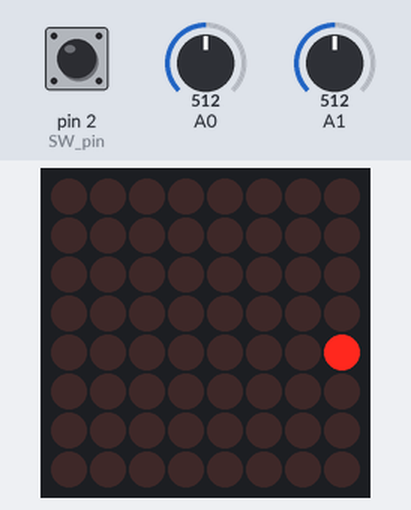
A sketch run on a simulated Arduino Uno, built with avr-gcc and run on an emulated ATmega328P. On the bench: 8×8 LED matrix. Inputs (shaded band) come from the test bench; at power-on: pin 2 (SW_pin) HIGH, A1 = 512, A0 = 512. Random numbers use the default seed unless the sketch sets one.

Above: at 1.2 s.
1.3 s: pin 2 (SW_pin) pulled LOW for 0.15 s
At 1.9 s:
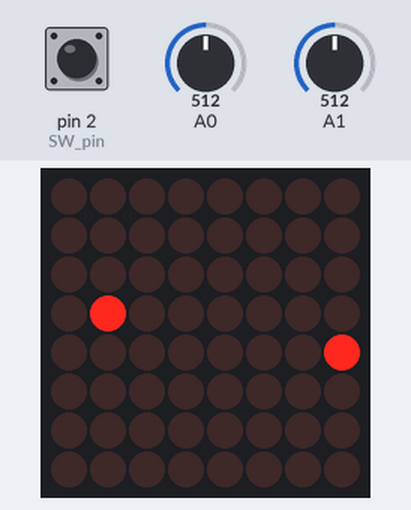
2.0 s: A1 set to 310
5.0 s: A1 set to 282
At 5.8 s:
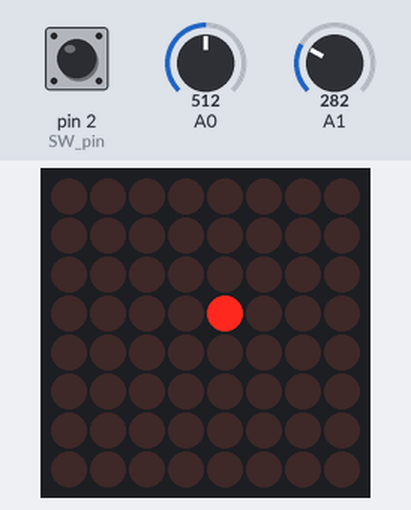
6.9 s: A1 set to 900
At 7.05 s:
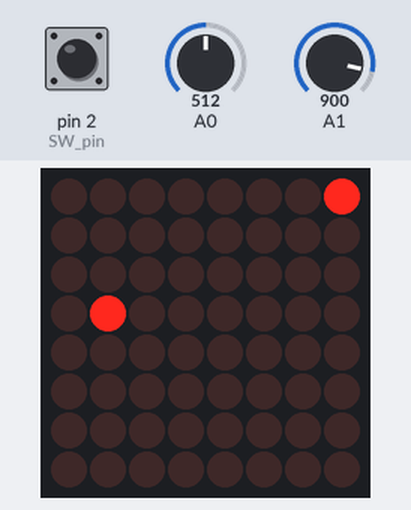
8.8 s: pin 2 (SW_pin) pulled LOW for 1 s
At 9.5 s:
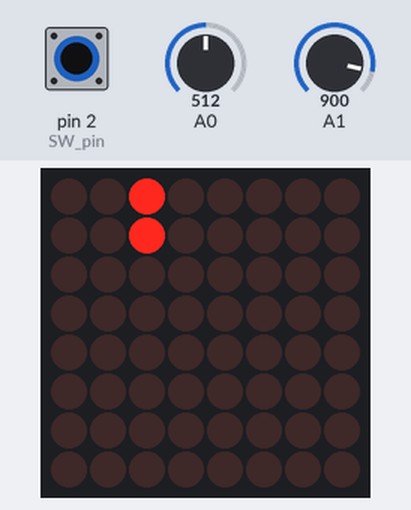
10.4 s: pin 2 (SW_pin) pulled LOW for 3.2 s
At 11.46 s:
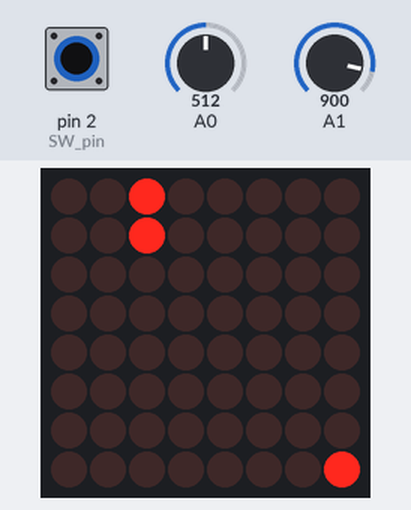
Timing chart, 0 to 13.4 s (numbered marks = the images above; inputs shaded):
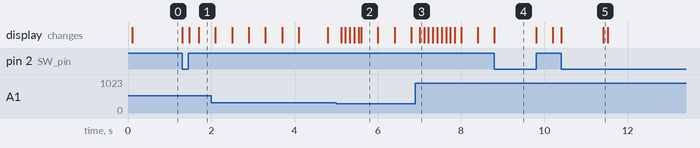

Measured:
- the behaviour switches between 293 and 292 on A1 (found by bisection; images 1 and 2)
- after the input at 1.3 s, the display: first changes at once (image 1 shows a later state)
- what the display in image 2 shows lasts 0.4 s, from 5.6 s to 6.0 s

The sketch:

Pong.ino
```cpp
//jesli zmieniamy predkosc pileczki, za pierwszym razem trzeba 2 razy dac joya w prawo lub w lewo w ciÄ…gu 80setnych (z tego co pamietam), a potem juz wystarczy raz, wszystko sie resetuje po 80setnych
//jesli sie udalo zmienic tempo to zaswieca sie dwie kontrolki, jesli nie to jedna, zmiana tempa zostala troche utrudniona, zeby nie robic tego przez przypadek w trakcie gry
//punkty pokazuja sie w 0 kolumnie, zycia czyli POINTS w 2
//cykliczna zmiana wielkosci rakietki bedzie co 1 sekunde
//pileczka porusza sie losowa az do 5 kolumny, potem juz bedzie sie poruszala swoim starym torem bo inaczej gra na RSIZE<4 nie bylaby praktycznie mozliwa
//gdzies w programie jest ustawione, ze majac 5lv zmiana tempa jest juz zablokowana, mozna w ifie zamiast 5 dac 9 i wtedy bedzie ciagle dzialaĹ‚a (poziomow jest 8)

int RSIZE=1;
int POINTS=3;

int R = 0; int C = 0; //poĹ‚oĹĽenie joysticka R (row) i C (column)

int r_translate = 4; int c_translate = 7; // gĹ‚Ăłwny punkt rakietki (wszystkie inne sÄ… wyĹ›wietlane na podstawie tego, jesli ustawimy RSIZE=1 to rakietka wyswietli sie dokladnie w tym miejscu
int r_old = 4; // sluzy do czyszczenia starego polozenia rakietki (stary wiersz), zmienna c_old nie jest potrzebna, bo rakietka zawsze jest w 7 kolumnie

int c_ball = 0; //poczatkowo pileczka znajduje sie w 0 kolumnie
int r_ball;
int R_ball=1; // Przy rozpoczeciu gry, wiersz w ktorym pojowia sie pileczka jest losowy, ta zmiena kontroluje czy gra zostala wczytana poraz pierwszy
int br_old; int bc_old=0; //sluza do czyszczenia starego polozenia pileczki ball row/column
int lr=2; //=1 pileczka porusza sie w lewo, =2 pileczka porusza sie w prawo

int SP_BALL=400; //predkosc pileczka, w tej chwili pileczka bedzie zmieniala polozenie co 400ms
int sp_controller1=1;int sp_controller2=0; //pomocnicze zmienne, ktĂłre zostaly wykorzystane do zabezpieczenia zmiany szybkosci pileczki, aby nie zmieniac jej przez przypadek w trakcie gry
unsigned long spch_timer = 0; //zmienna pomocnicza do zmiany tempa pileczki, speed change
int led_sp=0; unsigned long led_sp_t=0; //gdy uda nam sie zmienic tempo zaswieca sie dwie diody (na gorze lub nadole w zaleznosci od tego czy przyspieszamy czy zwalniamy)


int vec; // wykorzystane do tego aby pileczka poruszala sie w losowym kierunku
unsigned long now = 0; // https://forbot.pl/blog/kurs-arduino-ii-wielozadaniowosc-opoznienia-z-millis-id18418
unsigned long last = 0; //wykorzystane do szybkosci przesuwania sie rakietki
unsigned long b_last = 0; //wykorzystane do szybkosci przesuwania sie pileczki
int bat[] = {-6,-6,-6,-6,-6}; // -6 poniewaĹĽ rakietka o rozmiarze 5 moze sie calkowicie znalezc poza planszÄ… i jeden punkt by mial wartosc -5 (lub 5)

//Poziomy
int lvl=1; int score1=0; //aktualny lv i punkty
int SP_LIMIT=400; // najwolniejsze mozliwe tempo pileczki, nie bedzie sie dalo zwolnic powyzej tej wartosci, bo

//Rozmiar rakietki

int R_SIZE; //bedzie przechowywala rozmiar pileczki, ktory moze sie rowzniez zmieniac w trakcie gry
boolean firstgame=true; // wartosc RSIZE bedzie wykorzystana tylko przy pierwszym wczytaniu gry

//SW (switch czyli wciskanie joysticka)
unsigned long sw_timer = 0; //sprawdzi czy joy jest przytrzymywany
int sw_c=0; // sluzy do zmiany rozmiaru rakietki
int SP_BALL_temp=SP_BALL; //w momencie wcisniecia joya gra bardzo zwalnia
int newgame=0; //sluzy do resetowania gry jesli przegramy

#include "LedControl.h" //  need the library
LedControl lc=LedControl(12,10,11,1); //10 is to CLOCK, 9 = CS, 8=DIN//
const int SW_pin = 2; //Switch do 2

void setup() {
  Serial.begin(57600);
  pinMode(SW_pin,INPUT);
  digitalWrite(SW_pin, HIGH);

  lc.shutdown(0,false);// turn off power saving, enables display
  lc.setIntensity(0,0);// sets brightness (0~15 possible values)
  lc.clearDisplay(0);// clear screen
  randomSeed(analogRead(A2));
}

void loop() {
  if(firstgame)R_SIZE=RSIZE;
  if(POINTS>0){
        //general
        firstgame=false;
        now = millis();
        if(R_ball){r_ball = random(3,5); R_ball=0; br_old=r_ball;}


        //rakietka
        if(now - last >= 105){
          last = now;
          //czyszczenie rakietki
         lc.setLed(0,r_old,c_translate,false);
         if(R_SIZE>=2)lc.setLed(0,r_old-1,c_translate,false);
         if(R_SIZE>=3)lc.setLed(0,r_old+1,c_translate,false);
         if(R_SIZE>=4)lc.setLed(0,r_old-2,c_translate,false);
         if(R_SIZE==5)lc.setLed(0,r_old+2,c_translate,false);

          //WyÄąâ€şwietlanie i ruchy paletkĂ„â€¦
          lc.setLed(0,r_translate,c_translate,true);
          if(R_SIZE>=2)lc.setLed(0,r_translate-1,c_translate,true);
          if(R_SIZE>=3)lc.setLed(0,r_translate+1,c_translate,true);
          if(R_SIZE>=4)lc.setLed(0,r_translate-2,c_translate,true);
          if(R_SIZE==5)lc.setLed(0,r_translate+2,c_translate,true);

          if(R_SIZE>=4)bat[0]=r_translate-2;
          if(R_SIZE>=2)bat[1]=r_translate-1;
          bat[2]=r_translate;
          if(R_SIZE>=3)bat[3]=r_translate+1;
          if(R_SIZE==5)bat[4]=r_translate+2;
          R = analogRead(A1);
          int r_temp = map(R, 1023, 0, 7, 0);
          r_old=r_translate; //do wyczyszczenia starego polozenia


          //wartosci dla nowego poÄąâ€šoÄąÄ˝enia rakietki
          if(r_translate<7+R_SIZE and r_translate>0-R_SIZE){
            if(r_temp>5) r_translate++; else if(r_temp<3) r_translate--;
          }
          else if(r_translate<=0){ if(r_temp>5) r_translate++;}
          else {if(r_temp<3) r_translate--;}
         }
          if(newgame==0 and digitalRead(SW_pin)==HIGH)newgame=1;
          if(newgame==1 and digitalRead(SW_pin)==LOW)newgame=2;
          if(newgame==2){
         //piÄąâ€šeczka
         if(now - b_last >= SP_BALL){
          b_last=now;
          lc.setLed(0, br_old, bc_old, false);


         //rysowanie piÄąâ€šeczki
          lc.setLed(0, r_ball, c_ball, true);

          br_old=r_ball; bc_old=c_ball;
          //punkty
          if(c_ball==7) {
            if(points(r_ball, bat)==1){score1++;}
            else{
              POINTS-=1;
              showPoints(POINTS);
              showScore(score1);
              delay(700);
              lc.clearDisplay(0);
            }
          }


          //wartoÄąâ€şĂ„â€ˇ r dla nowego poÄąâ€šoÄąÄ˝enia piÄąâ€šeczki
          if(c_ball==0 and r_ball<=6 and r_ball>=1 and c_ball!=7){
              vec=random(-1,2);
              r_ball=vec+r_ball;
          }
          else if(r_ball==0){
            r_ball++;
            vec=1;
          }
          else if(r_ball==7){
            r_ball--;
            vec=-1;
          }
          else if(c_ball==7){
            switch(random(0,5)){
              case 0:
                r_ball++;
                vec=1;
                break;
               case 1:
                r_ball--;
                vec=-1;
                break;
               case 2:
               vec=0;
                break;
               default:
                r_ball=r_ball+vec;
            }
          }
          else{
            r_ball=vec+r_ball;
          }
          //wartoÄąâ€şĂ„â€ˇ c dla nowego poÄąâ€šoÄąÄ˝enia piÄąâ€šeczki
          if(lr==2)c_ball++;
          if(lr==1)c_ball--;
          if(c_ball==0)lr=2;
          if(c_ball==7)lr=1;
         }
         //Zmiana szybkoĹ›ci piĹ‚eczki
          C = analogRead(A0);
          int c_temp = map(C, 1023, 0, 0, 255);
          int r_temp = map(R, 1023, 0, 255, 0);

          if((c_temp==255 or c_temp==0) and r_temp==132 and sp_controller1==1){sp_controller2=1; sp_controller1=0; spch_timer=now;}
          if(c_temp==127 and r_temp== 132 and sp_controller2==1){sp_controller1=2;}
          if((now-spch_timer>=50 and now-spch_timer<=800) and sp_controller2==1 and sp_controller1==2){
            //ZWOLNIENIE
            if(c_temp==0 and r_temp== 132){
              sp_controller2=0; sp_controller1=1;
              if(SP_BALL<=SP_LIMIT-25){
                SP_BALL+=25;
                lc.setLed(0,7,3,true); lc.setLed(0,7,4,true); led_sp=1; led_sp_t=now ;
              }else{
                SP_BALL=SP_LIMIT;
                lc.setLed(0,7,3,true); led_sp=1; led_sp_t=now ;
              }
            }
            //PRZYSPIESZENIE
            else if(c_temp==255 and r_temp== 132){
              sp_controller2=0; sp_controller1=1;
              if(lvl<8){
                SP_BALL-=25;
                lc.setLed(0,0,3,true); lc.setLed(0,0,4,true); led_sp=1; led_sp_t=now ;
              }else{
                SP_BALL=SP_LIMIT;
                lc.setLed(0,0,3,true); led_sp=1; led_sp_t=now ;
              }
            }
          }
          //gaszenie ledĂłw
          if(led_sp==1 and now-led_sp_t>100){
            led_sp=0;
            lc.setLed(0,7,3,false); lc.setLed(0,7,4,false);
            lc.setLed(0,0,3,false); lc.setLed(0,0,4,false);
          }
          //blokada zmiany tempa
          else if(now-spch_timer>800){sp_controller1=1; sp_controller2=0;}


          //POZIOMY
          if(score1==4){SP_LIMIT=360; if(SP_BALL>360)SP_BALL=360;lvl=2;}
          if(score1==10){SP_LIMIT=320; if(SP_BALL>320)SP_BALL=320; lvl=3;}
          if(score1==20){SP_LIMIT=290; if(SP_BALL>290)SP_BALL=290;lvl=4;}
          if(score1==30){SP_LIMIT=260; if(SP_BALL>260)SP_BALL=260;lvl=5;}
          if(score1==40){SP_LIMIT=240; if(SP_BALL>240)SP_BALL=240;lvl=6;}
          if(score1==50){SP_LIMIT=220; if(SP_BALL>220)SP_BALL=220;lvl=7;}
          if(score1==60){SP_LIMIT=200; if(SP_BALL>200)SP_BALL=200;lvl=8;}


          //Zmiana rozmiaru
          if(digitalRead(SW_pin)==LOW){
            if(sw_c==0){
              sw_c=1;
              SP_BALL_temp=SP_BALL;
              SP_BALL=30000;
              lc.setLed(0,br_old,bc_old,false);
            }
            showScore(score1);
            showPoints(POINTS);
            if(sw_c==1){sw_timer=now;sw_c=2;}
            if(now-sw_timer>1000 and sw_c==2){
              sw_c=1;
              for(int i=0; i<=7;i++){
                lc.setLed(0,i,7,false);
              }
              if(R_SIZE==5){
                R_SIZE=1;
                bat[0]=-6;bat[1]=-6;bat[3]=-6;bat[4]=-6;
              }
              else  R_SIZE++;
            }
          }
      //    else if(digitalRead(SW_pin)==LOW and lr==2){
      //      SP_BALL_temp=SP_BALL;
      //      SP_BALL=30000;
      //    }

          if(digitalRead(SW_pin)==HIGH and sw_c>=1){
              for(int i=0; i<=7;i++){
                lc.setLed(0,i,0,false);
              }
              for(int i=0; i<=7;i++){
                lc.setLed(0,i,2,false);
              }
              sw_c=0;
              SP_BALL=SP_BALL_temp;
          }
      }

  }else if(POINTS==0){lc.clearDisplay(0);POINTS=-1; newgame=0;}
  else{
    now=millis();

    if(now-sw_timer<1500)showScore(score1);
    else if(now-sw_timer==1500) lc.clearDisplay(0);
    else if(now-sw_timer>=1650) sw_timer=now;
    if(digitalRead(SW_pin)==LOW){R = 0;lc.clearDisplay(0);
        C = 0;
        r_translate = 4;
        c_translate = 7;
        r_old = 4;bc_old=0;
        c_ball = 0;lr=2;
        SP_BALL=400; sp_controller1=1;sp_controller2=0;spch_timer = 0;
        led_sp=0;led_sp_t=0;
        R_ball=1;
        now = 0;
        last = 0;
        b_last = 0;
        bat[0]=-6; bat[1]=-6;bat[2]=-6;bat[3]=-6;bat[4]=-6;
        //Poziomy
        lvl=1;score1=0;
        SP_LIMIT=400;
        POINTS=3;
        R_SIZE=RSIZE;
        sw_timer = 0;
        sw_c=0;
        SP_BALL_temp=SP_BALL;
        newgame=0;
      }
  }

}
//FUNKCJE

int points(int _r, int _bat[]){
  for(int i=0; i<5; i++){
    if(_r==_bat[i]) return 1;
  }
  return 0;
}

int showPoints(int _points){
  int i=7;
  for(; _points>0; _points--){
    lc.setLed(0,7-i,2,true);
    i--;
  }
}

int showScore(int value){
  int tab[8]={0,0,0,0,0,0,0,0};
  for(int i=7; i>=0; i--){
    if(value%2==1){
      tab[i]=1;
      value=(value-1)/2;
    }
    else{
      tab[i]=0;
      value=value/2;
    }
  }
//  for(int i=0; i<7;i++){
//    lc.setLed(0,i,0,false);
//  }
  for(int i=0; i<=7;i++){
    if(tab[i]) lc.setLed(0,7-i,0,true);
  }
}


//  Serial.print(", R = ");  Serial.print(LR, DEC);
//  Serial.print("C = ");  Serial.print(UD, DEC);
//  Serial.print(", r = ");  Serial.print(r_translate, DEC);
//  Serial.print(", c = ");  Serial.println(c_translate, DEC);

//POJEDYNCZE WYCHYLENIA - ZMIANA TEMPA
//C = analogRead(A0);
//int c_temp = map(C, 1023, 0, 0, 7);
//int r_temp = map(R, 1023, 0, 7, 0);
//if(c_temp==7 and sp_controller==1 and r_temp==4){SP_BALL+=35; sp_controller=0;}
//if(c_temp==0 and sp_controller==1 and r_temp==4){SP_BALL-=35; sp_controller=0;}
//if(c_temp==3){sp_controller=1;}
```
